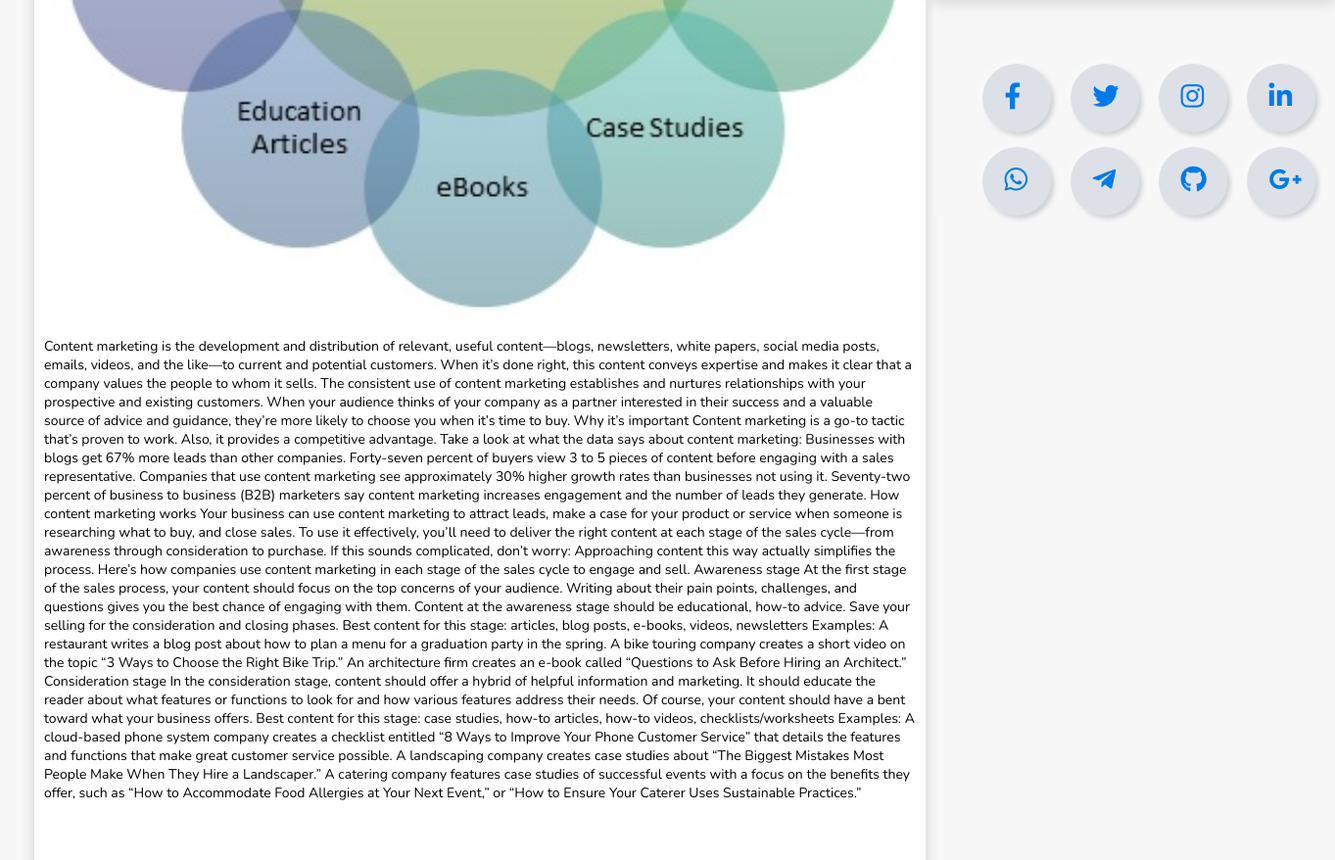
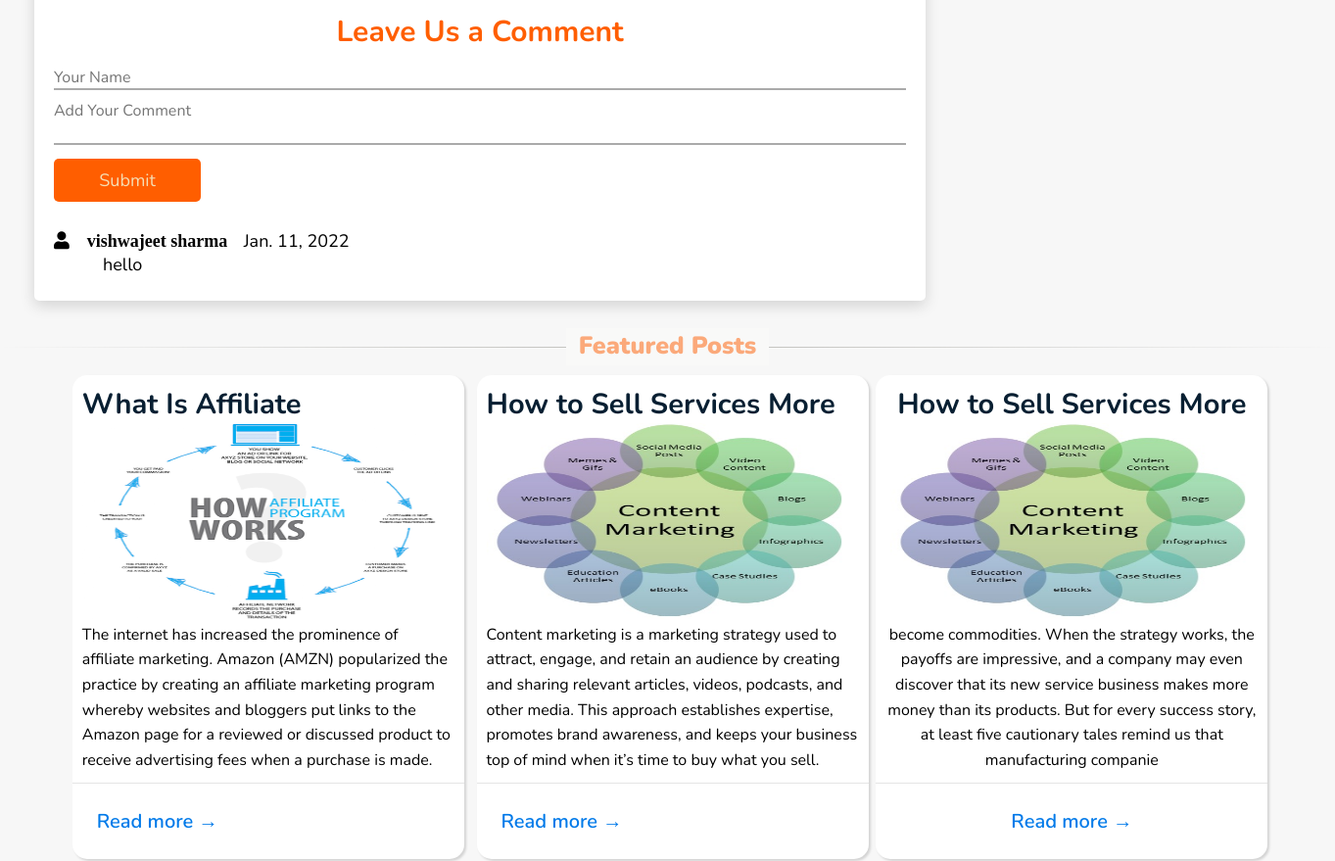
/blog/content-marketing (middle part), run on an earlier commit of the app's database (2 pictures, top to bottom).
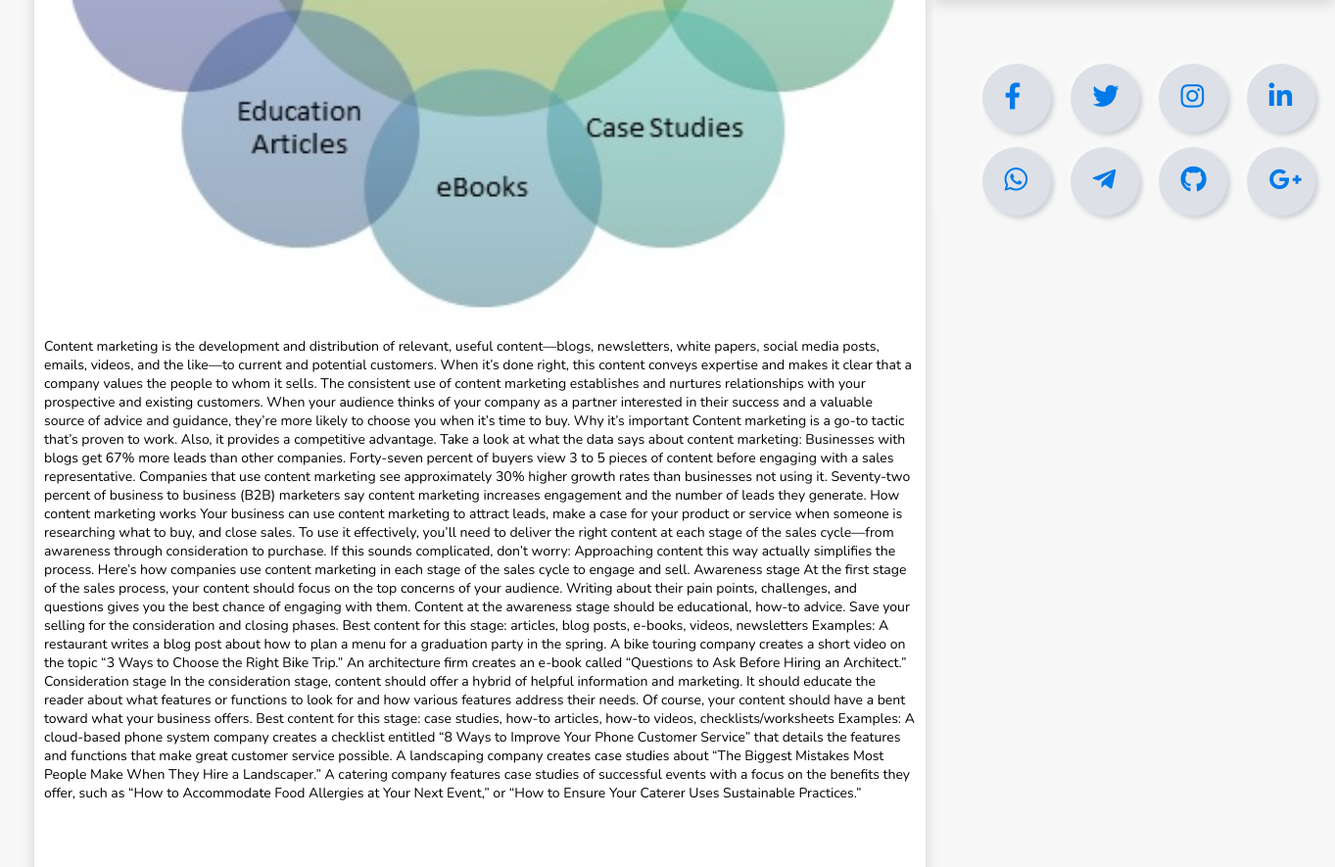
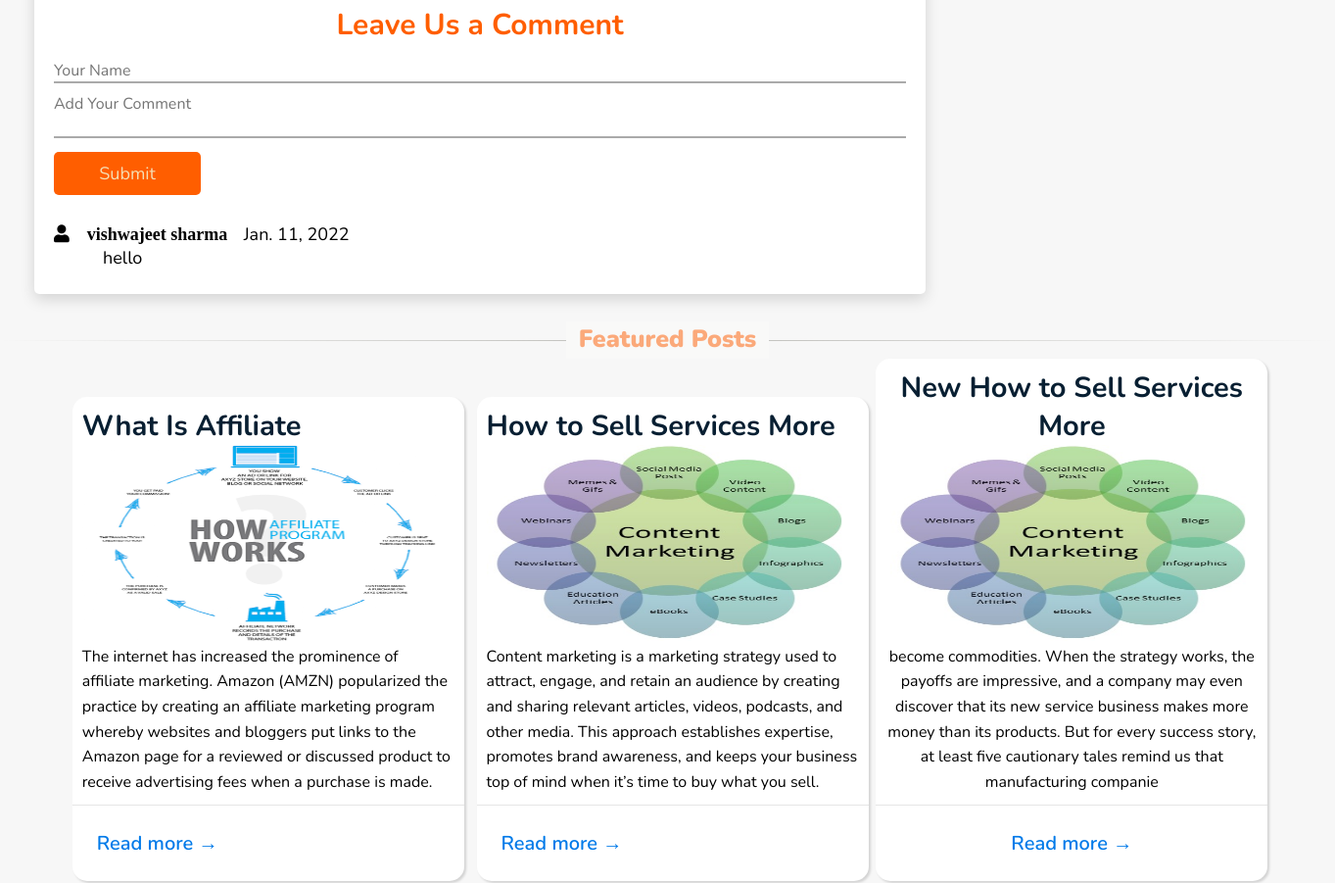
And on a later commit of the database (2 pictures, top to bottom).
### blog/models.py (models this page shows, shortened)
class blogpost(models.Model):
    heading = models.CharField(max_length=100)
    name = models.CharField(max_length=100)
    author = models.CharField(max_length=30)
    description = models.CharField(max_length=303)
    slug = models.CharField(max_length=100, unique=True)
    category = models.ForeignKey(Category, on_delete=models.CASCADE)
    featured_post = models.BooleanField()
    featured_image = models.ImageField(upload_to="blog/featrued_image/")
    content = models.TextField()
    date = models.DateField(auto_now_add=True, null=True, blank=True)
    similar_posts = models.ManyToManyField('self', null=True, blank=True)

### blog/views.py (the view)
# urls.py: path('blog/<str:slug>', views.blogpostreadmore, name="blogpostreadmore"),
def blogpostreadmore(request, slug):
    blogp = blogpost.objects.get(slug = slug)
    comments = Comment.objects.filter(blog_post__slug = slug).order_by("-id")
    categoryp = Category.objects.all()
    featured_posts = blogpost.objects.filter(featured_post=True)
    featured_category = Category.objects.filter(featured=True)
    return render(request, 'blog/blogpost.html',{"blogp":blogp, "categoryp":categoryp, "comments":comments, "navThemeBar":baseData() , "featured_posts":featured_posts, "featured_category":featured_category})

### blog/templates/blog/blogpost.html (shortened to what this page needs)
{% extends 'blog/base.html' %}
{% block body %}
<div class="container blogreadmorepost">
    <div class="main-video">
        <div class="video">
            <img src="/media/{{blogp.featured_image}}" alt=""><br><br>
            <p>{{blogp.content|safe}}</p>
        </div></br></br></br></br>
        <div class="containersss">
            <h2>Leave Us a Comment</h2>
            <form action="{% url 'postComment' %}" method="post">
                <input type="text" name="user" placeholder="Your Name" required>
                <textarea name="comment" placeholder='Add Your Comment' required></textarea>
                <button class="commentbtn">Submit</button>
            </form>
            <br><br>
            <div class="all-comments">
                {% for i in comments %}
                <div class="one-comment">
                    <ul>
                        <li class="fa fa-user"> &nbsp;&nbsp; {{i.user}}</li>
                        <li>&nbsp;&nbsp; {{i.date}}</li><br>
                        <li class="commentmsg">{{i.comment}}</li>
                    </ul>
                </div>
                {% endfor %}
            </div>
        </div>
    </div>
    <div class="video-lists">
        <br><br><br>
        <div class="center video-lists">
            <div class="icons first">
               <li class="social-media-icons"><a href="#"><span class="fab fa-facebook-f"></span></a></li>
               <li class="social-media-icons"><a href="#"><span class="fab fa-twitter"></span></a></li>
               <li class="social-media-icons"><a href="#"><span class="fab fa-instagram"></span></a></li>
               <li class="social-media-icons"><a href="#"><span class="fab fa-linkedin-in"></span></a></li>
            </div>
            <div class="icons second">
               <li class="social-media-icons"><a href="#"><span class="fab fa-whatsapp"></span></a></li>
               <li class="social-media-icons"><a href="#"><span class="fab fa-telegram-plane"></span></a></li>
               <li class="social-media-icons"><a href="#"><span class="fab fa-github"></span></a></li>
               <li class="social-media-icons"><a href="#"><span class="fab fa-google-plus-g"></span></a></li>
            </div>
         </div>
    </div>
</div>
<section>
    <br><br>
    <hr class="hr-text" data-content="Featured Posts">
    <div class="card-category-1">
        {% for blog in featured_posts %}
        <div class="basic-card basic-card-aqua">
            <div class="card-content">
                <h1>{{blog.name}}</h1>
                <img src="/media/{{blog.featured_image}}" alt="">
                <p class="card-text">{{blog.description}}</p>
            </div>
            <div class="card-link">
                <a href="/blog/{{blog.slug}}" class="readmore">
                    Read more →
                </a>
            </div>
        </div>
        {% endfor %}
    </div>
</section>
{% endblock body %}

What changed in the data, as far as the page shows it:
changed blogpost: name "How to Sell Services More" → "New How to Sell Services More"
